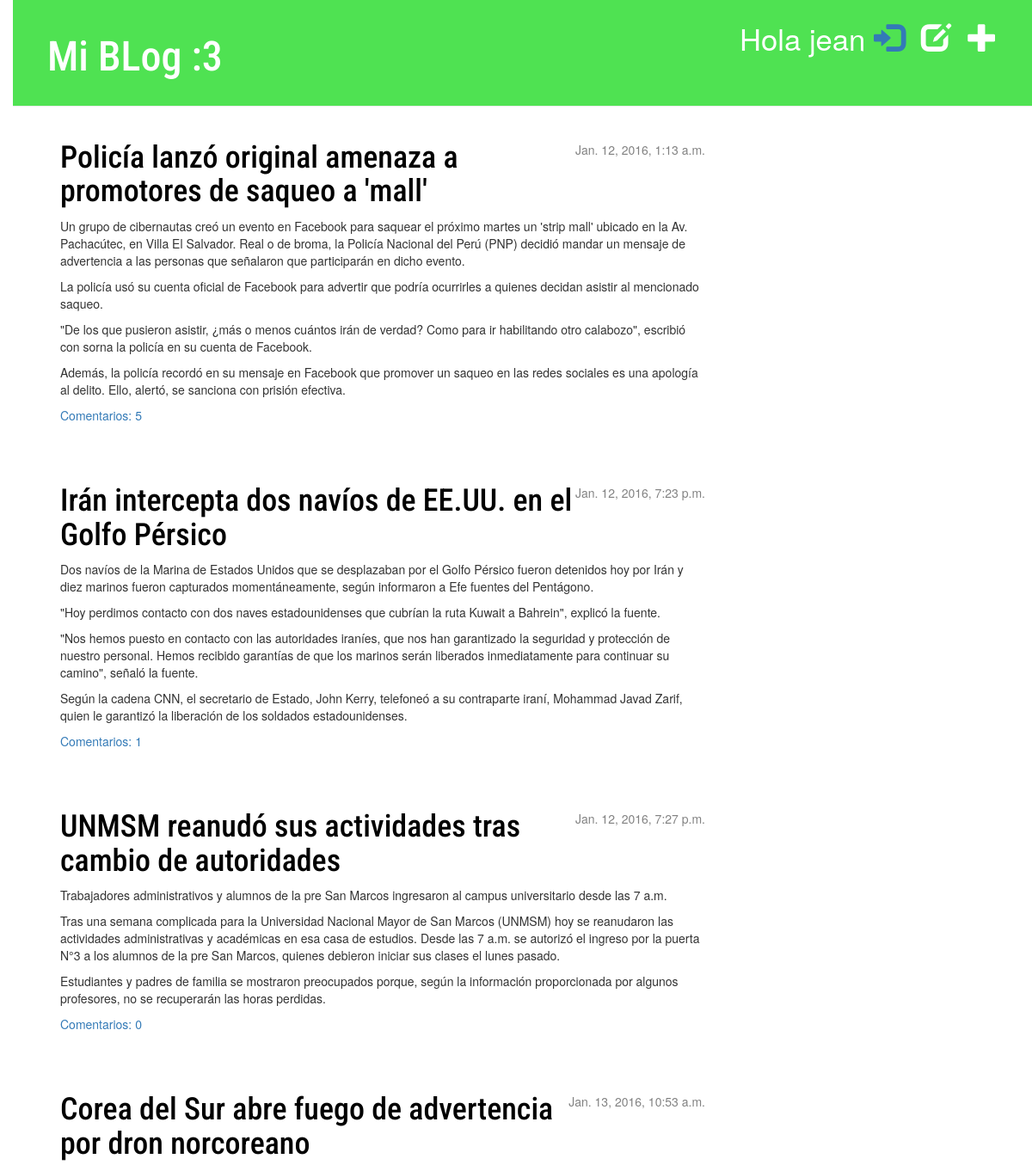
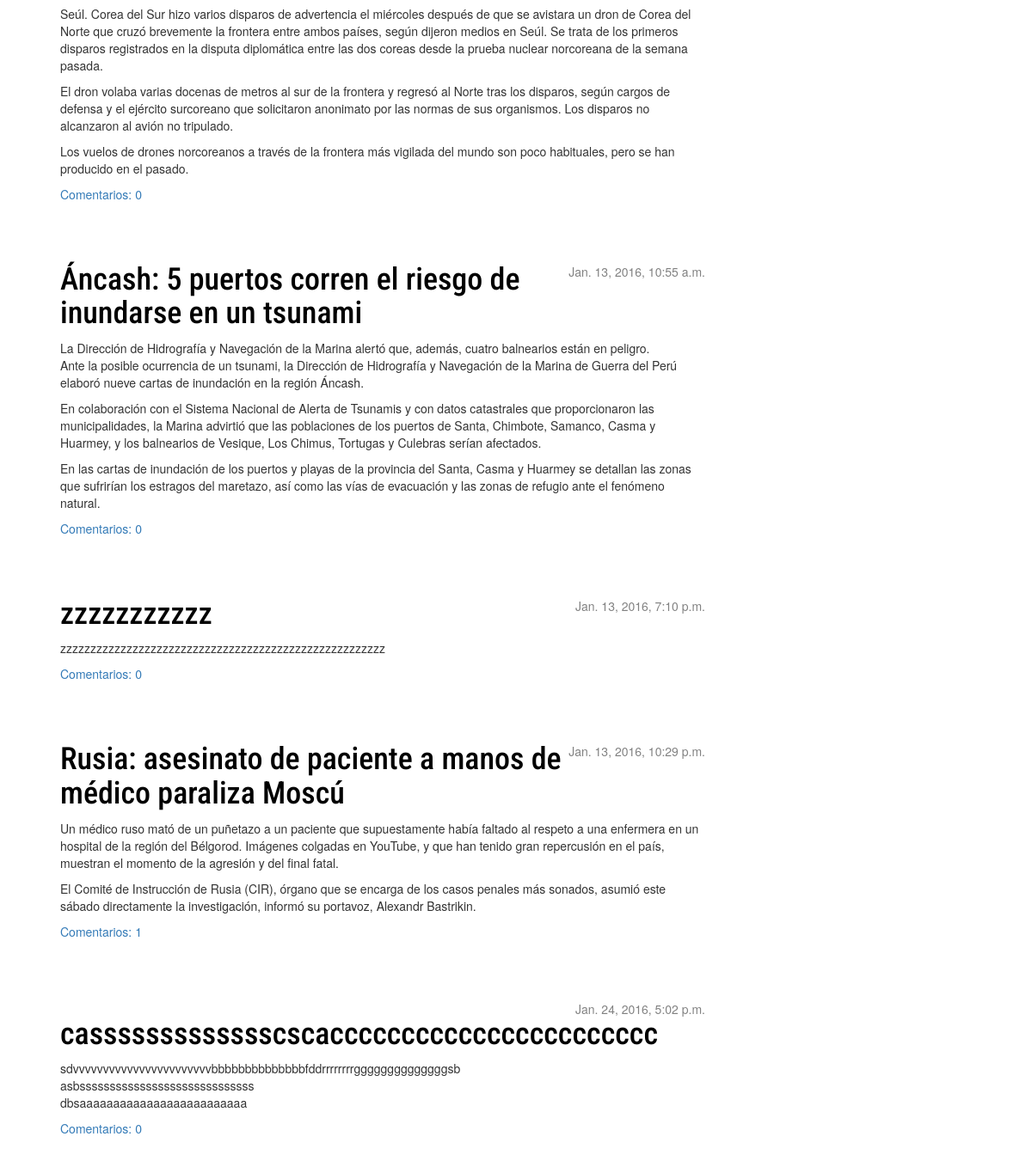
The app's page / (signed in) with its own data (2 pictures, top to bottom).
### blog/models.py (models this page shows, shortened)
class Post(models.Model):
	autor=models.ForeignKey('auth.User')
	titulo=models.CharField(max_length=200)
	texto=models.TextField()
	creacion_fecha=models.DateTimeField(default=timezone.now)
	publicacion_fecha=models.DateTimeField(blank=True,null=True)
	def comentarios_aprobados(self):
		return self.comentarios.filter(aprobado=True)

### blog/views.py (the view)
# urls.py: url(r'^$', views.post_lista),
def post_lista(request):
	posts=Post.objects.filter(publicacion_fecha__lte=timezone.now()).order_by('publicacion_fecha')
	return render(request,'blog/post_lista.html',{'posts':posts})

### blog/templates/blog/post_lista.html
{% extends 'blog/base.html' %}
{% block content %}
	{% for post in posts %}
        <div class="post">
            <div class="date">
                {{ post.publicacion_fecha }}
            </div>
            <h1><a href="{% url 'post_detalle' post_pk=post.pk %}">{{ post.titulo }}</a></h1>
            <p>{{ post.texto|linebreaks }}</p>
            <a href="{% url 'post_detalle' post_pk=post.pk %}">Comentarios: {{post.comentarios_aprobados.count}}</a>
        </div>
    {% endfor %}
{% endblock content %}

### blog/templates/blog/base.html (shortened to what this page needs)
<!DOCTYPE html>
{% load staticfiles %}
<html>
<head>
	<link rel="stylesheet" href="//maxcdn.bootstrapcdn.com/bootstrap/3.2.0/css/bootstrap.min.css">
    <link rel="stylesheet" href="//maxcdn.bootstrapcdn.com/bootstrap/3.2.0/css/bootstrap-theme.min.css">
    <link rel="stylesheet" href="{% static 'css/blog.css' %}">
</head>
<body>
    <div class="page-header">
        {% if user.is_authenticated %}
            <a href="{% url 'blog.views.post_nuevo' %}" class="top-menu"><span class="glyphicon glyphicon-plus"></span></a>
            <a href="{% url 'blog.views.post_seleccionar_lista' %}" class="top-menu"><span class="glyphicon glyphicon-edit"></span></a>
            <p class="top-menu">
                Hola {{user.username}}
                <a href="{% url "django.contrib.auth.views.logout" %}"><span class="glyphicon glyphicon-log-in"></span>
            </p>
        {% else %}
            <a href="{% url 'django.contrib.auth.views.login' %}" class="top-menu"><span class="glyphicon glyphicon-log-out"></span></a>
        {% endif %}
        <h1><a href="/">Mi BLog :3</a></h1>
    </div>
    <div class="content container">
        <div class="row">
            <div class="col-md-8">
            {% block content %}
            {% endblock %}
            </div>
        </div>
    </div>
</body>
</html>

### blog/static/css/blog.css (style rules this page uses)
h1 a { color: #FCA205; font-family: 'Roboto Condensed', sans-serif; }
body { padding-left: 15px; }
.page-header { background-color: #4FE252; margin-top: 0; padding: 20px 20px 20px 40px; }
.page-header h1, .page-header h1 a, .page-header h1 a:visited, .page-header h1 a:active { color: #ffffff; font-size: 36pt; text-decoration: none; }
.content { margin-left: 40px; }
h1, h2, h3, h4 { font-family: 'Roboto Condensed', cursive; }
.date { float: right; color: #828282; }
.top-menu, .top-menu:hover, .top-menu:visited { color: #ffffff; float: right; font-size: 26pt; margin-right: 20px; }
.post { margin-bottom: 70px; }
.post h1 a, .post h1 a:visited { color: #000000; }

### records on screen
Post: publicacion_fecha "Jan. 12, 2016, 1:13 a.m.", titulo "Policía lanzó original amenaza a promotores de saqueo a 'mall'", texto "Un grupo de cibernautas creó un evento en Facebook para saquear el próximo martes un 'strip mall' ubicado en la Av. Pachacútec, en Villa El Salvador. Real o de broma, la Policía Nacional del Perú (PNP) decidió mandar un mensaje de advertencia a las personas que señalaron que participarán en dicho evento. La policía usó su cuenta oficial de Facebook para advertir que podría ocurrirles a quienes decidan asistir al mencionado saqueo. \"De los que pusieron asistir, ¿más o menos cuántos irán de verdad? Como para ir habilitando otro calabozo\", escribió con sorna la policía en su cuenta de Facebook. Además, la policía recordó en su mensaje en Facebook que promover un saqueo en las redes sociales es…", comentarios_aprobados.count "5"
Post: publicacion_fecha "Jan. 12, 2016, 7:23 p.m.", titulo "Irán intercepta dos navíos de EE.UU. en el Golfo Pérsico", texto "Dos navíos de la Marina de Estados Unidos que se desplazaban por el Golfo Pérsico fueron detenidos hoy por Irán y diez marinos fueron capturados momentáneamente, según informaron a Efe fuentes del Pentágono. \"Hoy perdimos contacto con dos naves estadounidenses que cubrían la ruta Kuwait a Bahrein\", explicó la fuente. \"Nos hemos puesto en contacto con las autoridades iraníes, que nos han garantizado la seguridad y protección de nuestro personal. Hemos recibido garantías de que los marinos serán liberados inmediatamente para continuar su camino\", señaló la fuente. Según la cadena CNN, el secretario de Estado, John Kerry, telefoneó a su contraparte iraní, Mohammad Javad Zarif, quien le…", comentarios_aprobados.count "1"
Post: publicacion_fecha "Jan. 12, 2016, 7:27 p.m.", titulo "UNMSM reanudó sus actividades tras cambio de autoridades", texto "Trabajadores administrativos y alumnos de la pre San Marcos ingresaron al campus universitario desde las 7 a.m. Tras una semana complicada para la Universidad Nacional Mayor de San Marcos (UNMSM) hoy se reanudaron las actividades administrativas y académicas en esa casa de estudios. Desde las 7 a.m. se autorizó el ingreso por la puerta N°3 a los alumnos de la pre San Marcos, quienes debieron iniciar sus clases el lunes pasado. Estudiantes y padres de familia se mostraron preocupados porque, según la información proporcionada por algunos profesores, no se recuperarán las horas perdidas.", comentarios_aprobados.count "0"
Post: publicacion_fecha "Jan. 13, 2016, 10:53 a.m.", titulo "Corea del Sur abre fuego de advertencia por dron norcoreano", texto "Seúl. Corea del Sur hizo varios disparos de advertencia el miércoles después de que se avistara un dron de Corea del Norte que cruzó brevemente la frontera entre ambos países, según dijeron medios en Seúl. Se trata de los primeros disparos registrados en la disputa diplomática entre las dos coreas desde la prueba nuclear norcoreana de la semana pasada. El dron volaba varias docenas de metros al sur de la frontera y regresó al Norte tras los disparos, según cargos de defensa y el ejército surcoreano que solicitaron anonimato por las normas de sus organismos. Los disparos no alcanzaron al avión no tripulado. Los vuelos de drones norcoreanos a través de la frontera más vigilada del mundo son…", comentarios_aprobados.count "0"
Post: publicacion_fecha "Jan. 13, 2016, 10:55 a.m.", titulo "Áncash: 5 puertos corren el riesgo de inundarse en un tsunami", texto "La Dirección de Hidrografía y Navegación de la Marina alertó que, además, cuatro balnearios están en peligro. Ante la posible ocurrencia de un tsunami, la Dirección de Hidrografía y Navegación de la Marina de Guerra del Perú elaboró nueve cartas de inundación en la región Áncash. En colaboración con el Sistema Nacional de Alerta de Tsunamis y con datos catastrales que proporcionaron las municipalidades, la Marina advirtió que las poblaciones de los puertos de Santa, Chimbote, Samanco, Casma y Huarmey, y los balnearios de Vesique, Los Chimus, Tortugas y Culebras serían afectados. En las cartas de inundación de los puertos y playas de la provincia del Santa, Casma y Huarmey se detallan las…", comentarios_aprobados.count "0"
Post: publicacion_fecha "Jan. 13, 2016, 7:10 p.m.", titulo "zzzzzzzzzzz", texto "zzzzzzzzzzzzzzzzzzzzzzzzzzzzzzzzzzzzzzzzzzzzzzzzzzzzzz", comentarios_aprobados.count "0"
Post: publicacion_fecha "Jan. 13, 2016, 10:29 p.m.", titulo "Rusia: asesinato de paciente a manos de médico paraliza Moscú", texto "Un médico ruso mató de un puñetazo a un paciente que supuestamente había faltado al respeto a una enfermera en un hospital de la región del Bélgorod. Imágenes colgadas en YouTube, y que han tenido gran repercusión en el país, muestran el momento de la agresión y del final fatal. El Comité de Instrucción de Rusia (CIR), órgano que se encarga de los casos penales más sonados, asumió este sábado directamente la investigación, informó su portavoz, Alexandr Bastrikin.", comentarios_aprobados.count "1"
Post: publicacion_fecha "Jan. 24, 2016, 5:02 p.m.", titulo "cassssssssssssscscaccccccccccccccccccccccc", texto "sdvvvvvvvvvvvvvvvvvvvvvvvbbbbbbbbbbbbbbfddrrrrrrrrggggggggggggggsb asbsssssssssssssssssssssssssssss dbsaaaaaaaaaaaaaaaaaaaaaaaaa", comentarios_aprobados.count "0"

### other values on screen
{{ user.username }} "jean"
